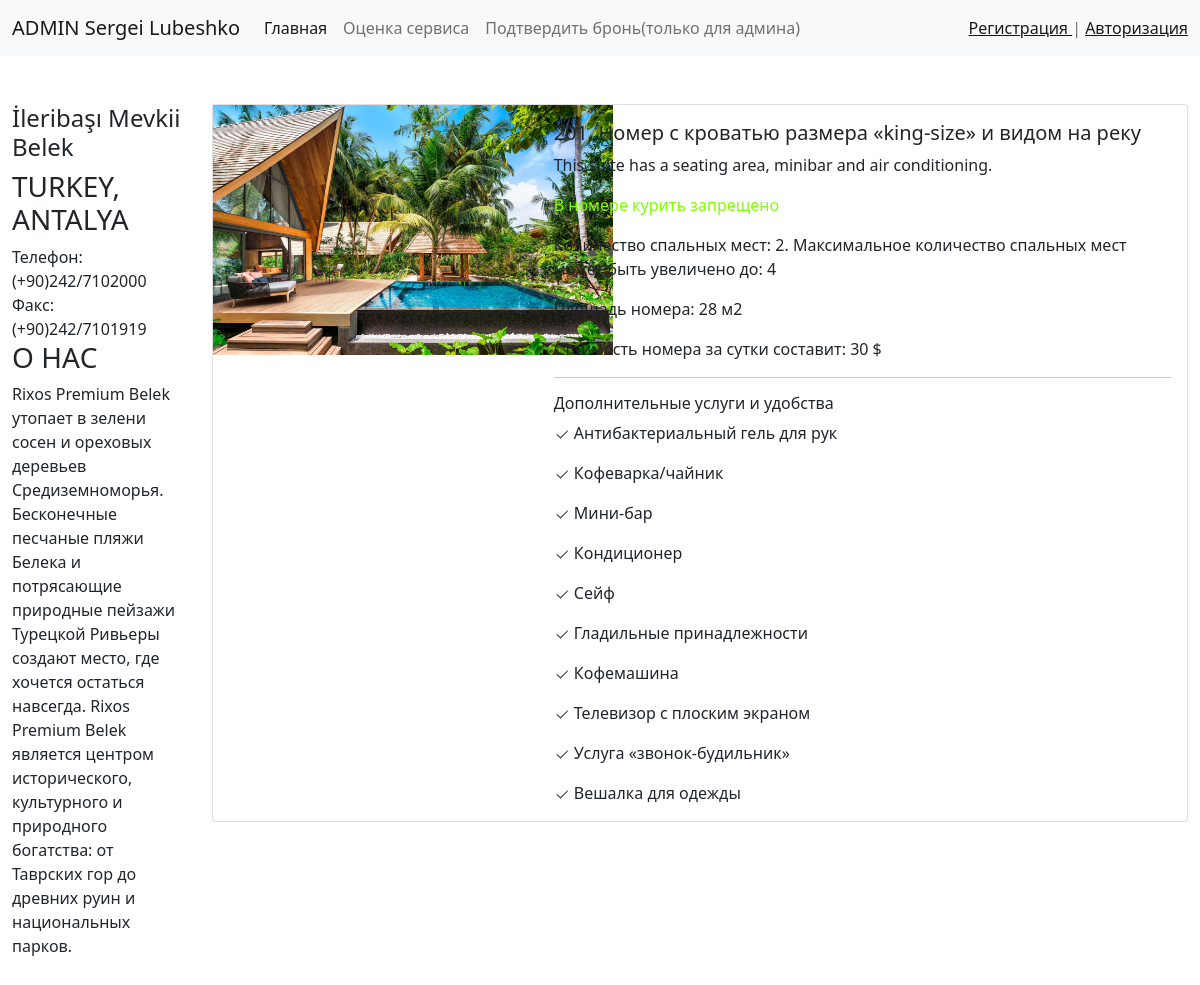
Page /detail/1/ on the committed database.
### hotel/models.py (models this page shows, shortened)
class Room(models.Model):
    photo = models.ImageField(verbose_name='Фото', upload_to='photos/%Y/%m/%d', blank=True)
    title = models.CharField(max_length=60, verbose_name='Название номера')
    desc = models.TextField(verbose_name='Описание номера', max_length=500, blank=True)
    size = models.PositiveSmallIntegerField(verbose_name='Площадь номера')
    smoke = models.BooleanField(default=True, verbose_name='Не курят')
    price = models.PositiveSmallIntegerField(verbose_name='Цена за сутки', default=30)
    num_people = models.IntegerField(
        default=1,
        validators=[
            MinValueValidator(1),
            MaxValueValidator(10)
        ],
        verbose_name='Кол-во спальных мест'
    )
    facilities = models.ManyToManyField("Facilities")

class Facilities(models.Model):
    title = models.CharField(max_length=100, verbose_name="Название удобства", unique=True)
    photo = models.ImageField(verbose_name='Иконка', upload_to='photos/%Y/%m/%d', blank=True)
    def __str__(self):
        return self.title

### hotel/views.py (the view)
# urls.py: path('detail/<int:room_id>/', detailRooms, name="detail"),
def detailRooms(request, room_id):
    detail = Room.objects.get(id=room_id)
    facilit = detail.facilities.all()
    context = {"detail": detail, "facilitie": facilit}
    return render(request, template_name="hotel/detailroom.html", context=context)

### hotel/templates/hotel/detailroom.html
{% extends 'base.html' %}
{% block content %}
    <div class="card">
        <div class="row g-0">
            <div class="col-md-4">
                {% if detail.photo %}
                    <img class="mr-3" src="{{ detail.photo.url }}" width="400" height="250" alt="">
                {% else %}
                    <img class="mr-3" src="../../../images/photos/2021/05/23/def.jpg" width="400" height="250" alt="">
                {% endif %}
            </div>
            <div class="col-md-8">
                <div class="card-body">
                    <h5 class="card-title">{{ detail.title }}</h5>
                    <p class="card-text">{{ detail.desc }}</p>
                    {% if detail.smoke %}
                        <p class="card-text" style="color:chartreuse">В номере курить запрещено</p>
                    {% else %}
                        <p class="card-text" style="color: crimson">В номере курить разрешено</p>
                    {% endif %}
                    <p class="card-text">Количество спальных мест: {{ detail.num_people }}. Максимальное
                        количество спальных мест может быть увеличено до: {{ detail.num_people|add:2 }}</p>
                    <p class="card-text">Площадь номера: {{ detail.size }} м2</p>
                    <p class="card-text">Стоимость номера за сутки составит: {{ detail.price }} $</p>
                    <hr>
                    <h6 class="card-title">Дополнительные услуги и удобства</h6>
                    {% for item in facilitie %}
                        <p class="card-text">
                            <svg xmlns="http://www.w3.org/2000/svg" width="16" height="16" fill="currentColor"
                                 class="bi bi-check2" viewBox="0 0 16 16">
                                <path d="M13.854 3.646a.5.5 0 0 1 0 .708l-7 7a.5.5 0 0 1-.708 0l-3.5-3.5a.5.5 0 1 1 .708-.708L6.5 10.293l6.646-6.647a.5.5 0 0 1 .708 0z"></path>
                            </svg>
                            {{ item }}
                        </p>
                    {% endfor %}
                </div>
            </div>
        </div>
    </div>
{% endblock %}

### rows in the picture
Room: title "201. Номер с кроватью размера «king-size» и видом на реку", desc "This suite has a seating area, minibar and air conditioning.", num_people "2", num_people|add "4", size "28", price "30"
Facilities: title "Антибактериальный гель для рук"
Facilities: title "Кофеварка/чайник"
Facilities: title "Мини-бар"
Facilities: title "Кондиционер"
Facilities: title "Сейф"
Facilities: title "Гладильные принадлежности"
Facilities: title "Кофемашина"
Facilities: title "Телевизор с плоским экраном"
Facilities: title "Услуга «звонок-будильник»"
Facilities: title "Вешалка для одежды"
